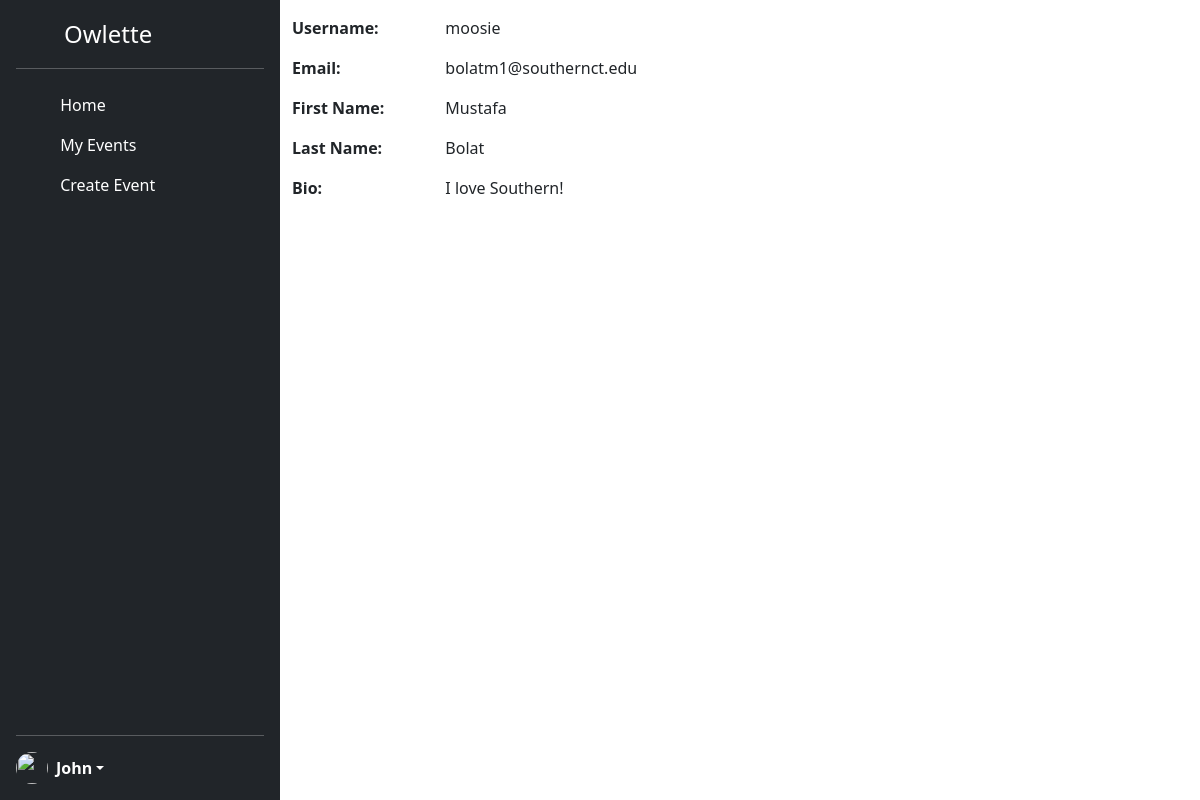
Page /profile/2 (signed in) on the committed database.
### models.py (models this page shows, shortened)
class User(db.Model, UserMixin):
    __tablename__ = 'user'
    userid = db.Column(db.Integer,
                   primary_key=True)
    username = db.Column(db.String(40),
                         nullable=False,
                         unique=True)
    email = db.Column(db.String(40),
                      unique=True,
                      nullable=False)
    password = db.Column(db.String(200),
                         unique=False,
                         nullable=False)
    firstname = db.Column(db.String(40),
                         nullable=False)
    lastname = db.Column(db.String(40),
                         nullable=False)
    bio = db.Column(db.String(255),
                         nullable=True)
    created_at = db.Column(db.DateTime,
                           nullable=False,
                           default=datetime.now(pytz.timezone('US/Eastern')))
    ismod = db.Column(db.Boolean,
                           default=False)
    posts = db.relationship('Event', backref='author', lazy='dynamic')

### app.py (the view)
@app.route('/profile/<int:userid>')
@login_required
def profileView(userid):
    user = User.query.get(userid)
    return render_template('profileview.html', user=user )

### app.py (called while the page is built)
@login_manager.user_loader
def load_user(userid):
    return User.query.get(int(userid))

### templates/profileview.html (shortened to what this page needs)
{% extends "base.html" %}
{% block content %}
<div class="container">
    <div class="row pt-3">
        <div class="col-md-6">
            <div class="row mb-3">
                <div class="col-4 fw-bold">Username:</div>
                <div class="col-4">{{ user.username }}</div>
            </div>
            <div class="row mb-3">
                <div class="col-4 fw-bold">Email:</div>
                <div class="col-4">{{ user.email }}</div>
            </div>
            <div class="row mb-3">
                <div class="col-4 fw-bold">First Name:</div>
                <div class="col-4">{{ user.firstname }}</div>
            </div>
            <div class="row mb-3">
                <div class="col-4 fw-bold">Last Name:</div>
                <div class="col-4">{{ user.lastname }}</div>
            </div>
            <div class="row mb-3">
                <div class="col-4 fw-bold">Bio:</div>
                <div class="col-4">{{ user.bio }}</div>
            </div>
        </div>
    </div>
</div>
{% endblock %}

### templates/base.html (shortened to what this page needs)
<!DOCTYPE html>
<lang="en">
<head>
    <link rel="stylesheet" href="{{ url_for('static', filename='style.css') }}">
    <link href="https://cdn.jsdelivr.net/npm/bootstrap@5.3.3/dist/css/bootstrap.min.css" rel="stylesheet">
    <link href="https://cdn.jsdelivr.net/npm/bootstrap@5.3.3/dist/css/bootstrap.min.css" rel="stylesheet">
</head>
<body>
<div class="d-flex flex-row" style="">
  <div class="d-flex flex-column flex-shrink-0 p-3 text-white bg-dark" style="width: 280px; height: 100vh">
      <a href="/" class="d-flex align-items-center mb-3 mb-md-0 me-md-auto text-white text-decoration-none">
        <svg class="bi me-2" width="40" height="32"><use xlink:href="LOGO"/></svg>
        <span class="fs-4">Owlette</span>
      </a>
      <hr>
      <ul class="nav nav-pills flex-column mb-auto">
        <li class="nav-item">
          <a href="{{url_for('home')}}" class="nav-link text-white {{ 'active' if request.path == '/home' else '' }}"
          aria-current="page">
            <svg class="bi me-2" width="16" height="16"><use xlink:href="#home"/></svg>
            Home
          </a>
        </li>
       <li>
          <a href="{{url_for('myevents')}}" class="nav-link text-white {{ 'active' if request.path == '/myevents' else '' }}"
          aria-current="page">
            <svg class="bi me-2" width="16" height="16"><use xlink:href="#speedometer2"/></svg>
            My Events
          </a>
        </li>
        <li>
          <a href="{{url_for('create_event')}}" class="nav-link text-white {{ 'active' if request.path == '/create-event' else '' }}"
          aria-current="page">
            <svg class="bi me-2" width="16" height="16"><use xlink:href="#table"/></svg>
            Create Event
          </a>
        </li>
      </ul>
      <hr>
      <div class="dropdown">
        <a href="{{ url_for('profileView', userid=current_user.userid) }}" class="d-flex align-items-center text-white text-decoration-none dropdown-toggle" role="button" id="dropdownUser1" data-bs-toggle="dropdown" aria-haspopup="true" aria-expanded="false">
        <img src="https://github.com/mdo.png" alt="" width="32" height="32" class="rounded-circle me-2">
          {% if current_user.is_authenticated %}
            <strong>
                {{ current_user.firstname }}
            </strong>
          {% else %}
            <strong>
                User
            </strong>
          {% endif %}
        </a>
      </div>
  </div>
  {% block content %}
  {% endblock %}
</div>
</body>
</html>

### rows in the picture
User: firstname "John"
User: username "moosie", email "bolatm1@southernct.edu", firstname "Mustafa", lastname "Bolat", bio "I love Southern!"
